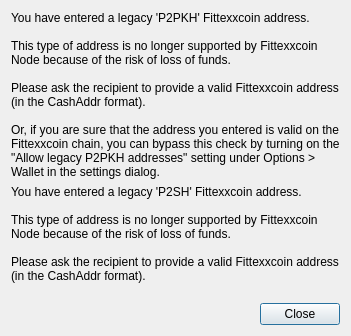
<?xml version="1.0" encoding="UTF-8"?>
<ui version="4.0">
 <class>LegacyAddressStopDialog</class>
 <widget class="QDialog" name="LegacyAddressStopDialog">
  <property name="windowTitle">
   <string>Legacy Address Detected</string>
  </property>
  <layout class="QVBoxLayout" name="verticalLayout">
   <item>
    <widget class="QLabel" name="p2pkh_label">
     <property name="wordWrap">
      <bool>true</bool>
     </property>
     <property name="text">
      <string>You have entered a legacy 'P2PKH' Fittexxcoin address.&lt;br/&gt;&lt;br/&gt;This type of address is no longer supported by Fittexxcoin Node because of the risk of loss of funds.&lt;br/&gt;&lt;br/&gt;Please ask the recipient to provide a valid Fittexxcoin address (in the CashAddr format).&lt;br/&gt;&lt;br/&gt;Or, if you are sure that the address you entered is valid on the Fittexxcoin chain, you can bypass this check by turning on the "Allow legacy P2PKH addresses" setting under Options > Wallet in the settings dialog.</string>
     </property>
     <property name="visible">
      <bool>false</bool>
     </property>
    </widget>
   </item>
   <item>
    <widget class="QLabel" name="p2sh_label">
     <property name="wordWrap">
      <bool>true</bool>
     </property>
     <property name="text">
      <string>You have entered a legacy 'P2SH' Fittexxcoin address.&lt;br/&gt;&lt;br/&gt;This type of address is no longer supported by Fittexxcoin Node because of the risk of loss of funds.&lt;br/&gt;&lt;br/&gt;Please ask the recipient to provide a valid Fittexxcoin address (in the CashAddr format).</string>
     </property>
     <property name="visible">
      <bool>false</bool>
     </property>
    </widget>
   </item>
   <item>
    <spacer name="verticalSpacer">
     <property name="orientation">
      <enum>Qt::Vertical</enum>
     </property>
     <property name="sizeHint" stdset="0">
      <size>
       <height>14</height>
      </size>
     </property>
    </spacer>
   </item>
   <item>
    <widget class="QDialogButtonBox" name="buttonBox">
     <property name="orientation">
      <enum>Qt::Horizontal</enum>
     </property>
     <property name="standardButtons">
      <set>QDialogButtonBox::Close</set>
     </property>
    </widget>
   </item>
  </layout>
 </widget>
 <resources/>
 <connections>
  <connection>
   <sender>buttonBox</sender>
   <signal>rejected()</signal>
   <receiver>LegacyAddressStopDialog</receiver>
   <slot>reject()</slot>
  </connection>
 </connections>
</ui>
